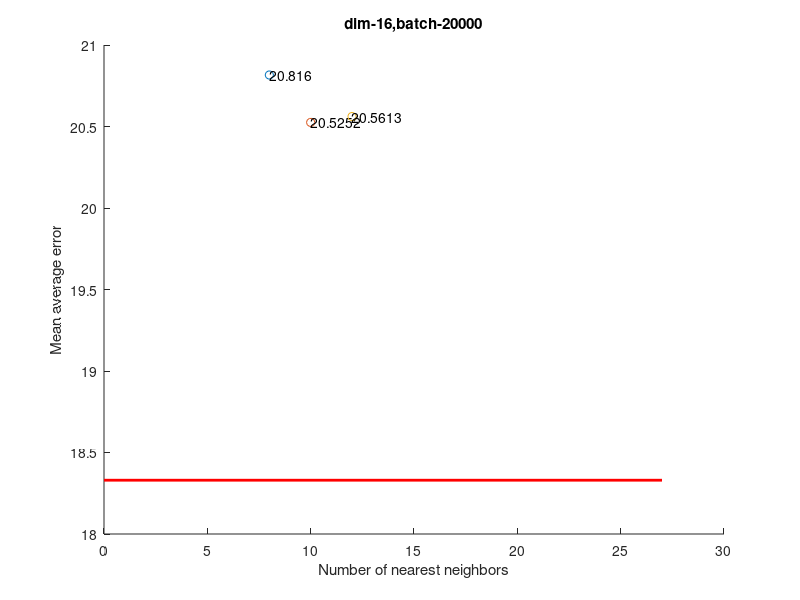
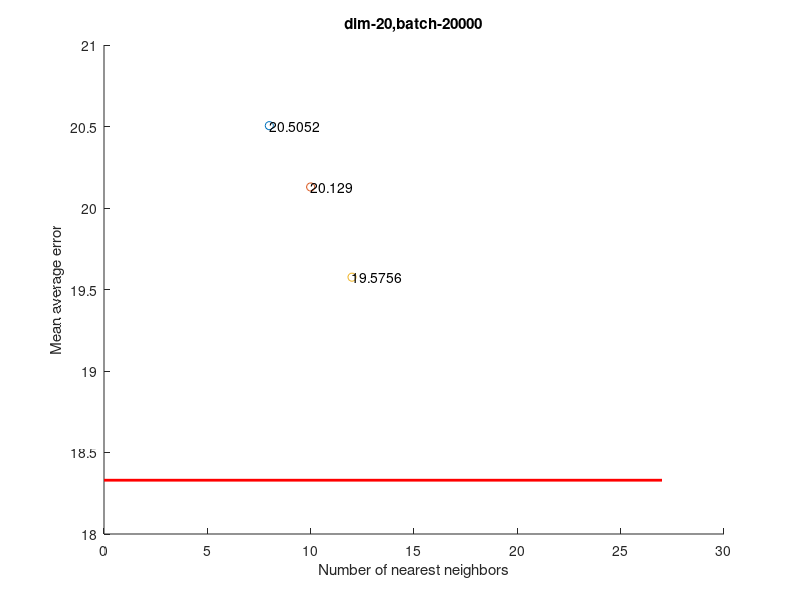
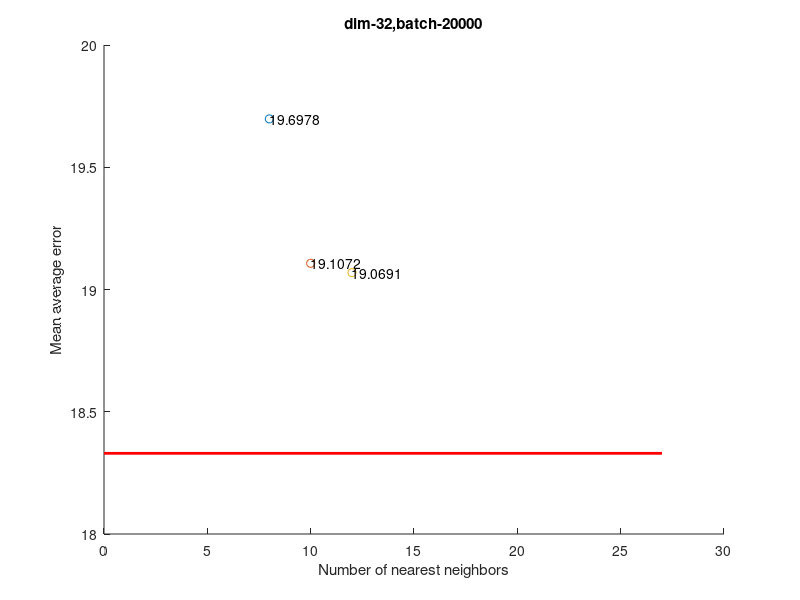
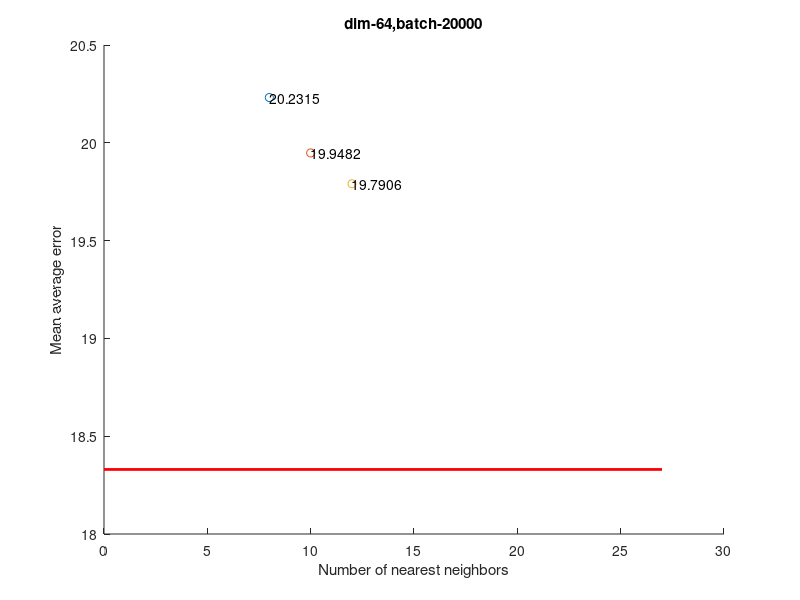

These charts were generated, in order, by the following MATLAB code:
%% Visualize Experiment results

clear all; close all; clc;
% Param: [K batch d]

% [2x2] kernel
% load('SVHN_LLE_Experiments/results_classification_err_kern2x2');
% no_dimRed = 20.25;

% [4x4] kernel
load('SVHN_LLE_Experiments/results_classification_err_kern2x2');
no_dimRed = 18.33;

% [8x8] kernel
%load('SVHN_LLE_Experiments/results_classification_err_kern2x2');
%no_dimRed = 21.52;

% Experiment parameters
% LLE Num of neighbors
neighbors = [8; 10; 12];

% LLE Num of new dimensionality 
dim = [16; 20; 32; 64; 96; 128; 164; 196; 256];

% Batch size (Must be grater thna K) 
% batch = [10000; 20000; 60000];
batch = 20000;

% Best accuracy
min = 100.00;
param = zeros(3,1);

% Loop for each dimension
for d=1:size(results_classification_err,3)
    figure(d);
    
    % Loop for each batch_size
    for b=1:size(results_classification_err,2)
        subplot(1,size(batch,1),b);
        
        % Loop for each neighbor
        for k=1:size(results_classification_err,1)
            if(results_classification_err(k,b,d) < min)
               min = results_classification_err(k,b,d);
               param(1,1) = k; param(2,1) = b; param(3,1) = d;
            end
            
            scatter(neighbors(k,1),double(results_classification_err(k,b,d)));hold on;
            text(neighbors(k,1), results_classification_err(k,b,d),num2str(results_classification_err(k,b,d)));
        end
        line([0,max(neighbors)+15],[no_dimRed,no_dimRed],'Color','r','LineWidth',2)
        title(strcat('dim-',int2str(dim(d,1)),',','batch-',int2str(batch(b,1))));
        xlabel('Number of nearest neighbors');
        ylabel('Mean average error');
        hold off;
    end
end

fprintf('Mean average error with dimensionality reduction: %f, dim: %d, batch: %d, neighbors: %d \n',...
        min, dim(param(1,1),1), batch(param(2,1),1), neighbors(param(3,1),1));
fprintf('Mean average error without dimensionality reduction: %f \n', no_dimRed);


